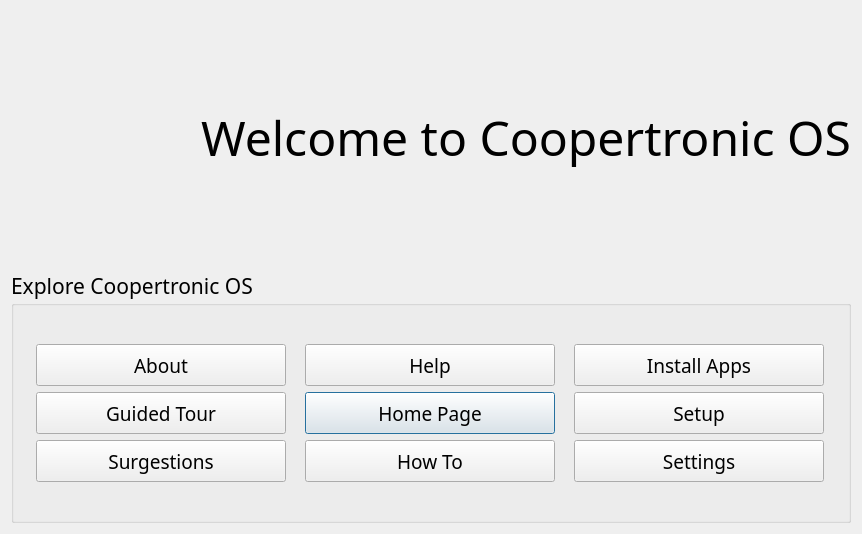
<?xml version="1.0" encoding="UTF-8"?>
<ui version="4.0">
 <class>Dialog</class>
 <widget class="QDialog" name="Dialog">
  <property name="geometry">
   <rect>
    <x>0</x>
    <y>0</y>
    <width>862</width>
    <height>534</height>
   </rect>
  </property>
  <property name="windowTitle">
   <string>Dialog</string>
  </property>
  <property name="windowOpacity">
   <double>0.960000000000000</double>
  </property>
  <layout class="QVBoxLayout" name="verticalLayout_2">
   <item>
    <layout class="QHBoxLayout" name="horizontalLayout">
     <item>
      <widget class="QLabel" name="label_2">
       <property name="text">
        <string/>
       </property>
       <property name="pixmap">
        <pixmap>../../Pictures/Coopertronics/Cutting_Room/Dragon.greenWhite.2024.square.png</pixmap>
       </property>
      </widget>
     </item>
     <item>
      <widget class="QLabel" name="label">
       <property name="font">
        <font>
         <family>Sunflower Light</family>
         <pointsize>36</pointsize>
        </font>
       </property>
       <property name="text">
        <string>Welcome to Coopertronic OS</string>
       </property>
       <property name="alignment">
        <set>Qt::AlignCenter</set>
       </property>
      </widget>
     </item>
    </layout>
   </item>
   <item>
    <widget class="QGroupBox" name="groupBox">
     <property name="font">
      <font>
       <family>Sunflower Medium</family>
       <pointsize>16</pointsize>
      </font>
     </property>
     <property name="title">
      <string>Explore Coopertronic OS</string>
     </property>
     <layout class="QVBoxLayout" name="verticalLayout_3">
      <item>
       <layout class="QGridLayout" name="gridLayout_2">
        <item row="1" column="1">
         <widget class="QPushButton" name="pushButton_5">
          <property name="maximumSize">
           <size>
            <width>250</width>
            <height>42</height>
           </size>
          </property>
          <property name="font">
           <font>
            <family>Sunflower Medium</family>
            <pointsize>14</pointsize>
           </font>
          </property>
          <property name="text">
           <string>Home Page</string>
          </property>
         </widget>
        </item>
        <item row="0" column="0">
         <widget class="QPushButton" name="pushButton_3">
          <property name="maximumSize">
           <size>
            <width>250</width>
            <height>42</height>
           </size>
          </property>
          <property name="font">
           <font>
            <family>Sunflower Medium</family>
            <pointsize>14</pointsize>
           </font>
          </property>
          <property name="text">
           <string>About</string>
          </property>
         </widget>
        </item>
        <item row="2" column="1">
         <widget class="QPushButton" name="pushButton_6">
          <property name="maximumSize">
           <size>
            <width>250</width>
            <height>42</height>
           </size>
          </property>
          <property name="font">
           <font>
            <family>Sunflower Medium</family>
            <pointsize>14</pointsize>
           </font>
          </property>
          <property name="text">
           <string>How To</string>
          </property>
         </widget>
        </item>
        <item row="2" column="0">
         <widget class="QPushButton" name="pushButton">
          <property name="maximumSize">
           <size>
            <width>250</width>
            <height>42</height>
           </size>
          </property>
          <property name="font">
           <font>
            <family>Sunflower Medium</family>
            <pointsize>14</pointsize>
           </font>
          </property>
          <property name="text">
           <string>Surgestions</string>
          </property>
         </widget>
        </item>
        <item row="1" column="0">
         <widget class="QPushButton" name="pushButton_2">
          <property name="maximumSize">
           <size>
            <width>250</width>
            <height>42</height>
           </size>
          </property>
          <property name="font">
           <font>
            <family>Sunflower Medium</family>
            <pointsize>14</pointsize>
           </font>
          </property>
          <property name="text">
           <string>Guided Tour</string>
          </property>
         </widget>
        </item>
        <item row="0" column="1">
         <widget class="QPushButton" name="pushButton_4">
          <property name="maximumSize">
           <size>
            <width>250</width>
            <height>42</height>
           </size>
          </property>
          <property name="font">
           <font>
            <family>Sunflower Medium</family>
            <pointsize>14</pointsize>
           </font>
          </property>
          <property name="text">
           <string>Help</string>
          </property>
         </widget>
        </item>
        <item row="0" column="2">
         <widget class="QPushButton" name="pushButton_7">
          <property name="maximumSize">
           <size>
            <width>250</width>
            <height>42</height>
           </size>
          </property>
          <property name="font">
           <font>
            <family>Sunflower Medium</family>
            <pointsize>14</pointsize>
           </font>
          </property>
          <property name="text">
           <string>Install Apps</string>
          </property>
         </widget>
        </item>
        <item row="1" column="2">
         <widget class="QPushButton" name="pushButton_8">
          <property name="maximumSize">
           <size>
            <width>250</width>
            <height>42</height>
           </size>
          </property>
          <property name="font">
           <font>
            <family>Sunflower Medium</family>
            <pointsize>14</pointsize>
           </font>
          </property>
          <property name="text">
           <string>Setup</string>
          </property>
         </widget>
        </item>
        <item row="2" column="2">
         <widget class="QPushButton" name="pushButton_9">
          <property name="maximumSize">
           <size>
            <width>250</width>
            <height>42</height>
           </size>
          </property>
          <property name="font">
           <font>
            <family>Sunflower Medium</family>
            <pointsize>14</pointsize>
           </font>
          </property>
          <property name="text">
           <string>Settings</string>
          </property>
         </widget>
        </item>
       </layout>
      </item>
     </layout>
    </widget>
   </item>
  </layout>
 </widget>
 <resources/>
 <connections/>
</ui>
